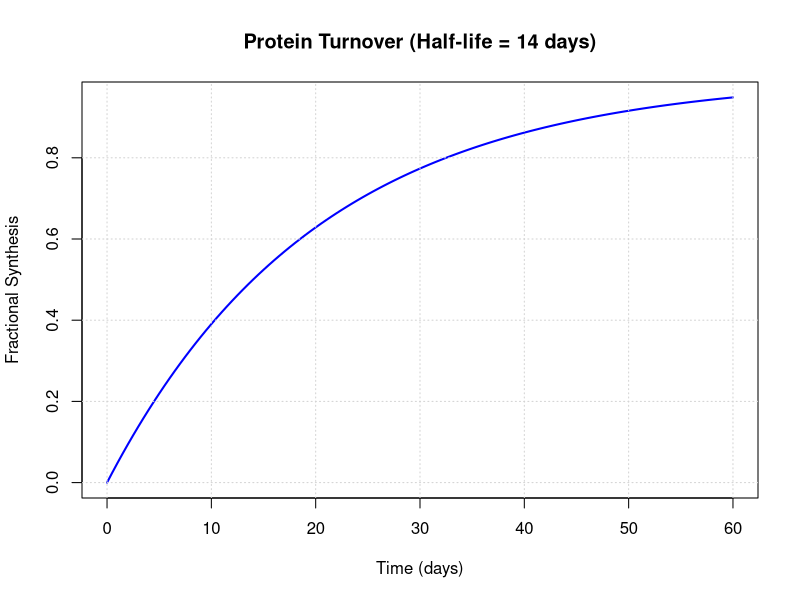
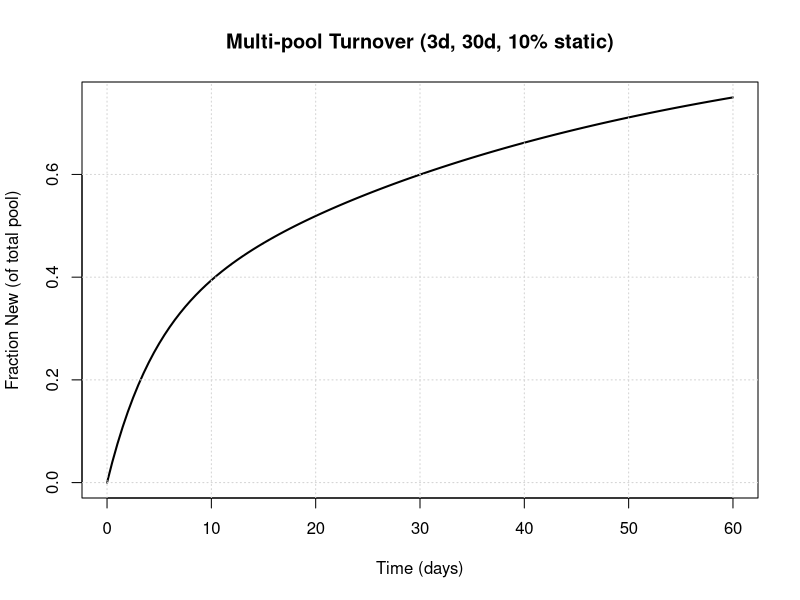
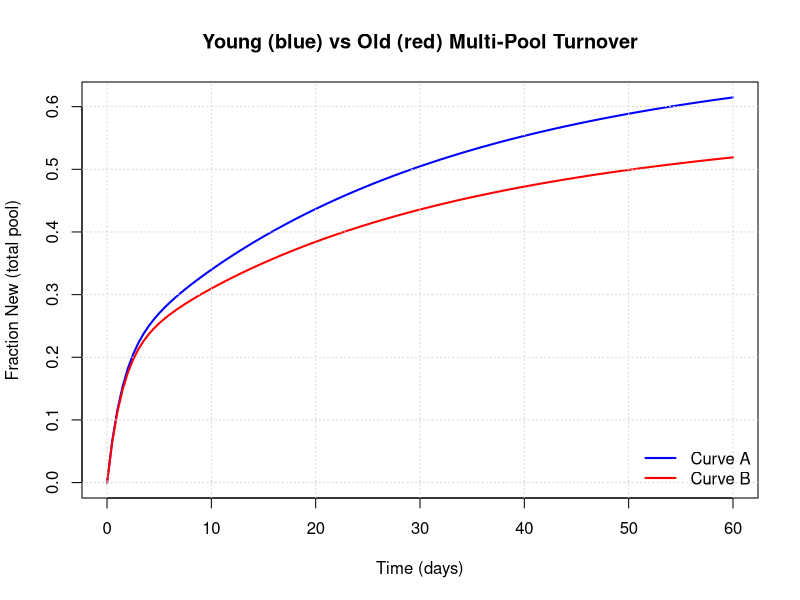

Reproduce these figures in R, in order.
#---------------------------------------------------------------
# Protein Turnover Model: Single Compartment
#---------------------------------------------------------------

simulate_turnover <- function(half_life = 14, days = 60) {
  # Calculate rate constant (per day)
  k <- log(2) / half_life
  
  # Time vector
  time <- seq(0, days, by = 0.5)
  
  # Fractional synthesis over time
  frac_synth <- 1 - exp(-k * time)
  
  # Plot
  plot(
    time, frac_synth,
    type = "l",
    lwd = 2,
    col = "blue",
    xlab = "Time (days)",
    ylab = "Fractional Synthesis",
    main = paste0("Protein Turnover (Half-life = ", half_life, " days)")
  )
  grid()
  
  # Return data frame for downstream use
  return(data.frame(time = time, frac_synth = frac_synth))
}

#---------------------------------------------------------------
# Example: 14-day half-life
#---------------------------------------------------------------
turnover_data <- simulate_turnover(half_life = 14)
#======================================================================#

#===========================================================
# Multi-pool Protein Turnover Model (Miller-style dynamic pool)
#===========================================================

simulate_multipool_turnover <- function(
    half_lives   = c(3, 30),     # vector of half-lives (days) for dynamic pools
    pool_fracs   = c(0.3, 0.6),  # corresponding fractions of total pool
    static_frac  = 0.1,          # fraction that does NOT turn over (on this timescale)
    days         = 60,
    dt           = 0.5,
    normalize    = FALSE,        # if TRUE, normalize by dynamic pool (i.e. / (1 - static_frac))
    main_title   = "Multi-pool Protein Turnover"
) {
  #----- basic checks -----
  if (length(half_lives) != length(pool_fracs)) {
    stop("half_lives and pool_fracs must have the same length.")
  }
  
  total_frac <- sum(pool_fracs) + static_frac
  if (abs(total_frac - 1) > 1e-6) {
    stop("pool_fracs + static_frac must sum to 1.")
  }
  
  #----- parameters -----
  k_vals <- log(2) / half_lives
  time   <- seq(0, days, by = dt)
  
  #----- compute fraction new from each dynamic pool -----
  frac_new_mat <- sapply(seq_along(k_vals), function(i) {
    pool_fracs[i] * (1 - exp(-k_vals[i] * time))
  })
  
  # If only one pool, sapply returns a vector; ensure matrix
  if (is.vector(frac_new_mat)) {
    frac_new_mat <- matrix(frac_new_mat, ncol = 1)
  }
  
  # Total fraction new relative to TOTAL pool
  frac_new_total <- rowSums(frac_new_mat)
  
  # Optionally normalize to dynamic pool only
  if (normalize) {
    dyn_pool <- 1 - static_frac
    frac_new_plot <- frac_new_total / dyn_pool
    ylab_txt <- "Fraction New (of dynamic pool)"
  } else {
    frac_new_plot <- frac_new_total
    ylab_txt <- "Fraction New (of total pool)"
  }
  
  #----- plot -----
  plot(
    time, frac_new_plot,
    type = "l", lwd = 2,
    xlab = "Time (days)",
    ylab = ylab_txt,
    main = main_title
  )
  grid()
  
  #----- return full data frame -----
  out <- data.frame(
    time = time,
    frac_new_total = frac_new_total,
    frac_new_plot  = frac_new_plot
  )
  
  # add columns for each pool's contribution if helpful
  for (i in seq_along(k_vals)) {
    out[[paste0("pool", i, "_new")]] <- frac_new_mat[, i]
  }
  
  return(out)
}

#===========================================================
# Example:
# Fast pool: t1/2 = 3 d, 30% of total
# Slow pool: t1/2 = 30 d, 60% of total
# Static:    10% of total
#===========================================================
turnover_multi <- simulate_multipool_turnover(
  half_lives  = c(3, 30),
  pool_fracs  = c(0.3, 0.6),
  static_frac = 0.1,
  days        = 60,
  main_title  = "Multi-pool Turnover (3d, 30d, 10% static)"
)
#============================================================#
#============================================================#

#===========================================================
# Compare Two Multi-Pool Turnover Curves (Miller-style)
#===========================================================

compare_turnover_curves <- function(
    # Curve A parameters
  half_lives_A   = c(3, 30),
  pool_fracs_A   = c(0.3, 0.6),
  static_frac_A  = 0.1,
  
  # Curve B parameters
  half_lives_B   = c(5, 50),
  pool_fracs_B   = c(0.3, 0.6),
  static_frac_B  = 0.1,
  
  days           = 60,
  dt             = 0.5,
  normalize      = FALSE,
  labels         = c("Curve A", "Curve B"),
  colors         = c("blue", "red"),
  main_title     = "Comparison of Two Protein Turnover Curves"
) {
  #----- Helper function (reuses multi-pool logic) -----
  compute_curve <- function(half_lives, pool_fracs, static_frac) {
    k_vals <- log(2) / half_lives
    time   <- seq(0, days, by = dt)
    
    frac_new_mat <- sapply(seq_along(k_vals), function(i) {
      pool_fracs[i] * (1 - exp(-k_vals[i] * time))
    })
    if (is.vector(frac_new_mat)) frac_new_mat <- matrix(frac_new_mat, ncol = 1)
    frac_new_total <- rowSums(frac_new_mat)
    if (normalize) frac_new_total <- frac_new_total / (1 - static_frac)
    
    data.frame(time = time, frac_new_total = frac_new_total)
  }
  
  #----- Compute both curves -----
  curveA <- compute_curve(half_lives_A, pool_fracs_A, static_frac_A)
  curveB <- compute_curve(half_lives_B, pool_fracs_B, static_frac_B)
  
  #----- Plot -----
  plot(
    curveA$time, curveA$frac_new_total,
    type = "l", lwd = 2, col = colors[1],
    xlab = "Time (days)",
    ylab = ifelse(normalize, "Fraction New (dynamic pool)", "Fraction New (total pool)"),
    main = main_title,
    ylim = range(c(curveA$frac_new_total, curveB$frac_new_total))
  )
  lines(curveB$time, curveB$frac_new_total, lwd = 2, col = colors[2])
  grid()
  legend("bottomright", legend = labels, col = colors, lwd = 2, bty = "n")
  
  #----- Return combined data frame -----
  merged <- data.frame(
    time = curveA$time,
    curveA = curveA$frac_new_total,
    curveB = curveB$frac_new_total
  )
  return(merged)
}

#===========================================================
# Example: Compare "Young" vs "Old" turnover
#===========================================================
compare_turnover_curves(
  half_lives_A  = c(1, 14, 30),  pool_fracs_A = c(0.2,0.2, 0.3), static_frac_A = 0.3,  # young
  half_lives_B  = c(1, 14, 40),  pool_fracs_B = c(0.2,0.2, 0.2), static_frac_B = 0.4,  # old
  main_title    = "Young (blue) vs Old (red) Multi-Pool Turnover"
)
